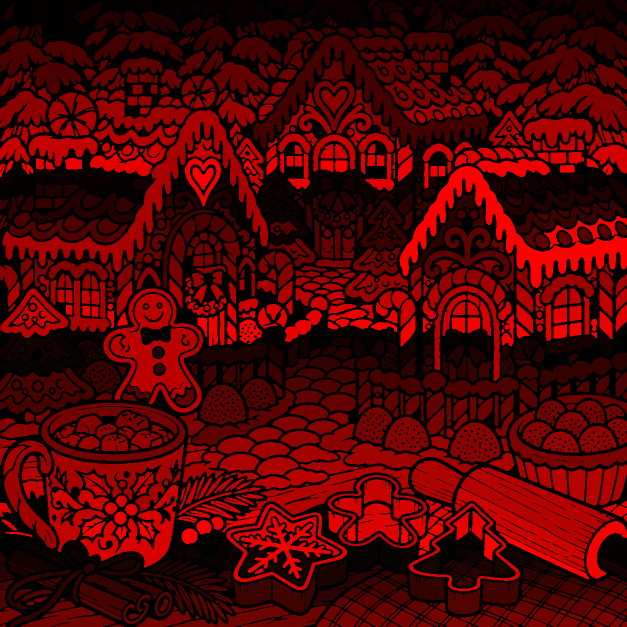
#> input picture public/pages/gingerbread-village/labels.png, 1254 x 1254 px, found by its file name (shown at 1/2 size)
$ python renumber_page.py ../public/pages/gingerbread-village/labels.png
#> lines starting #> are read from the running program, lines starting #| are printed output that depends on the picture
#!/usr/bin/env python3
"""Make every number match what its pieces really colour.

  python3 tools/renumber_page.py <slug> [<slug> ...] | --all

Rebuilds the palette from the pieces' own colours in the painting (same number of colours as before) and
gives each piece the number of the colour it actually is. Pieces are not changed, so saved progress stays.
--all does every colour-by-number page that was not built from flat art.
"""
import sys, os, json
import numpy as np, cv2
R = os.path.dirname(os.path.dirname(os.path.abspath(__file__))); pj = os.path.join(R, 'public', 'pages.json')
W3 = np.array([.5, 1, 1], np.float32)   # hue counts twice as much as light and dark: green leaves and brown wood never share a number
slugs = sys.argv[1:]
if slugs == ['--all']:
    slugs = [p['slug'] for p in json.load(open(pj, encoding='utf-8')) if p['mode'] == 'pair' and not any(json.load(open(os.path.join(R, 'public', 'pages', p['slug'], 'regions.json'))).get(k) for k in ('flat', 'blend'))]
for slug in slugs:
    d = os.path.join(R, 'public', 'pages', slug); rp = os.path.join(d, 'regions.json'); m = json.load(open(rp))
#> (reads public/pages/gingerbread-village/regions.json from the repository)
    L = cv2.imread(os.path.join(d, 'labels.png')); lbl = (L[:, :, 2].astype(np.int32) + 256 * L[:, :, 1].astype(np.int32)).ravel(); h, w = L.shape[:2]
#> further down, L is the input picture: shape (1254, 1254, 3); mean B, G, R 0, 0.8, 79.4
#> after `h, w = L.shape[:2]`: h = 1254; w = 1254
    lab = cv2.cvtColor(cv2.resize(cv2.imread(os.path.join(d, 'color.jpg')), (w, h)), cv2.COLOR_BGR2LAB).reshape(-1, 3).astype(np.float64)
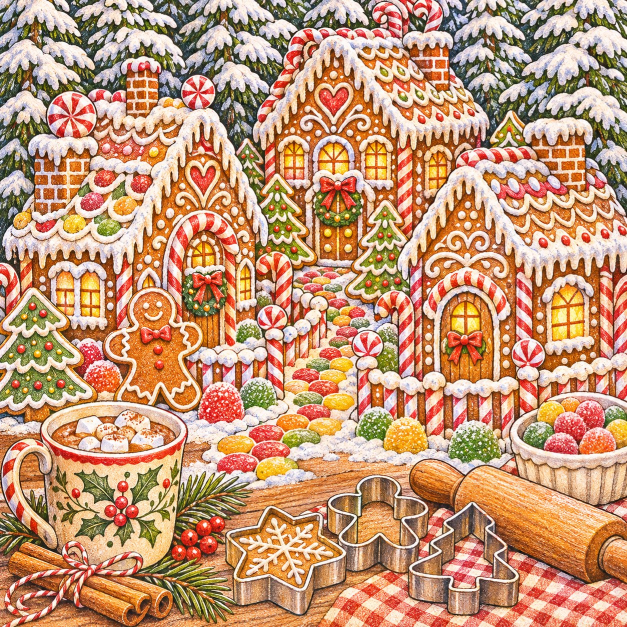
#> input picture public/pages/gingerbread-village/color.jpg, 1254 x 1254 px, found by its file name (shown at 1/2 size)
    paper = (cv2.erode(cv2.resize(cv2.imread(os.path.join(d, 'line.png'), 0), (w, h)), np.ones((5, 5), np.uint8)) > 150).ravel()
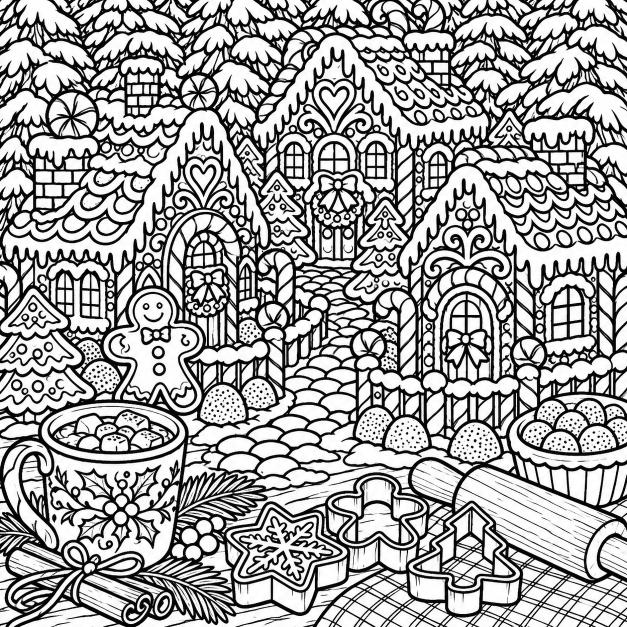
#> input picture public/pages/gingerbread-village/line.png, 1254 x 1254 px, found by its file name (shown at 1/2 size)
    n = lbl.max() + 1; cnt = np.bincount(lbl[paper], minlength=n).astype(np.float64); call = np.bincount(lbl, minlength=n)
#> after `n = lbl.max() + 1`: n = 900
#> after `cnt = np.bincount(lbl[paper], minlength=n).astype(np.float64)`: cnt = 900 values, max 18062 at index 254, min 0 at index 574, mean 605.5
#> after `call = np.bincount(lbl, minlength=n)`: call = 900 values, max 569398 at index 0, min 200 at index 323, mean 1747.2
    mean = np.stack([np.bincount(lbl[paper], weights=lab[paper][:, i], minlength=n) for i in range(3)], 1)
#> mean = 900 rows, first 8: [696695, 559879, 617568], [41872, 27281, 25638], [778365, 455679, 456359], [38709, 22357, 22070], [17431, 15637, 15301], [99525, 59749, 63034], [93056, 53243, 52176], [65528, 53646, 51795]
    thin = cnt < 20                                             # a piece that is nearly all line: use all its pixels
    if thin.any():
        ma = np.stack([np.bincount(lbl, weights=lab[:, i], minlength=n) for i in range(3)], 1); mean[thin] = ma[thin]; cnt[thin] = call[thin]
#> after `ma = np.stack([np.bincount(lbl, weights=lab[:, i], minlength=n) for i `: ma = 900 rows, first 8: [75609006, 82076122, 88842246], [67105, 47064, 45767], [1012637, 620973, 624092], [81012, 51666, 50953], [49975, 55353, 56511], [144363, 94460, 99991], [140775, 87599, 86730], [126054, 122216, 122818]
    mean /= np.maximum(cnt, 1)[:, None]
#> mean = 900 rows, first 8: [175.2, 140.8, 155.3], [205.3, 133.7, 125.7], [225.4, 132, 132.2], [229, 132.3, 130.6], [142.9, 128.2, 125.4], [218.3, 131, 138.2], [230.9, 132.1, 129.5], [156.8, 128.3, 123.9]
    ids = np.array([r['id'] for r in m['regions']]); K = max(len(m['palette']), 22); pts = (mean[ids] * W3).astype(np.float32)   # at least 22 numbers, so every distinct colour has its own
#> after `pts = (mean[ids] * W3).astype(np.float32)`: pts = 899 rows, first 8: [102.6, 133.7, 125.7], [112.7, 132, 132.2], [114.5, 132.3, 130.6], [71.44, 128.2, 125.4], [109.1, 131, 138.2], [115.5, 132.1, 129.5], [78.38, 128.3, 123.9], [98.92, 131.4, 126.2]
    rep = np.repeat(pts, np.clip(np.sqrt(call[ids]) // 6, 1, 40).astype(int), 0)   # bigger pieces weigh more
    _, _, cen = cv2.kmeans(rep, K, None, (cv2.TERM_CRITERIA_EPS + cv2.TERM_CRITERIA_MAX_ITER, 60, .2), 6, cv2.KMEANS_PP_CENTERS)
#> cen = 32 rows, first 8: [89.96, 150.5, 182], [98.32, 127.8, 136.6], [104.3, 141.8, 148], [41.23, 143.8, 150.3], [78.48, 172.7, 162.5], [64.65, 118.2, 163.9], [96.42, 148.9, 154.2], [114.8, 123.3, 183]
    c = np.argmin(((pts[:, None, :] - cen[None]) ** 2).sum(2), 1); used = np.unique(c); remap = {int(o): i for i, o in enumerate(used)}
#> after `c = np.argmin(((pts[:, None, :] - cen[None]) ** 2).sum(2), 1)`: c = 899 values, max 31 at index 4, min 0 at index 204, mean 15.01
#> after `used = np.unique(c)`: used = 32 values from 0 to 31
#> after `remap = {int(o): i for i, o in enumerate(used)}`: remap = 32 items
    old = [r['c'] for r in m['regions']]; oldpal = np.array(m['palette'], np.float64)
    labc = (cen[used] / W3).clip(0, 255).astype(np.uint8).reshape(1, -1, 3); rgb = cv2.cvtColor(labc, cv2.COLOR_LAB2BGR)[0][:, ::-1]
#> after `labc = (cen[used] / W3).clip(0, 255).astype(np.uint8).reshape(1, -1, 3`: labc = 32 rows, first 8: [179, 150, 181], [196, 127, 136], [208, 141, 147], [82, 143, 150], [156, 172, 162], [129, 118, 163], [192, 148, 154], [229, 123, 182]
#> after `rgb = cv2.cvtColor(labc, cv2.COLOR_LAB2BGR)[0][:, ::-1]`: rgb = 32 rows, first 8: [233, 155, 74], [194, 190, 175], [240, 193, 168], [107, 66, 42], [231, 113, 90], [123, 124, 59], [236, 171, 139], [249, 226, 120]
    m['palette'] = [[int(v) for v in x] for x in rgb]
    for r, ci in zip(m['regions'], c): r['c'] = remap[int(ci)]
#> this loop made 899 passes
#> ci on passes 1 to 3: 14, 8, 8
    newpal = np.array(m['palette'], np.float64); moved = np.mean([np.abs(oldpal[o] - newpal[r['c']]).sum() > 90 for o, r in zip(old, m['regions'])])
#> after `newpal = np.array(m['palette'], np.float64)`: newpal has the same summary as rgb
#> after `moved = np.mean([np.abs(oldpal[o] - newpal[r['c']]).sum() > 90 for o, `: moved = 0.105
    json.dump(m, open(rp, 'w'), separators=(',', ':'))
#> (the run stopped early here; a loop or call above may not have finished)
